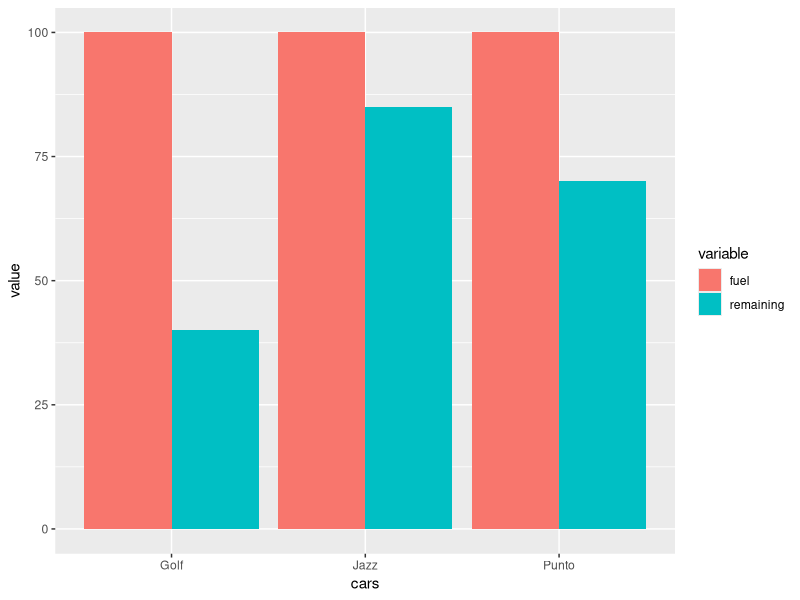
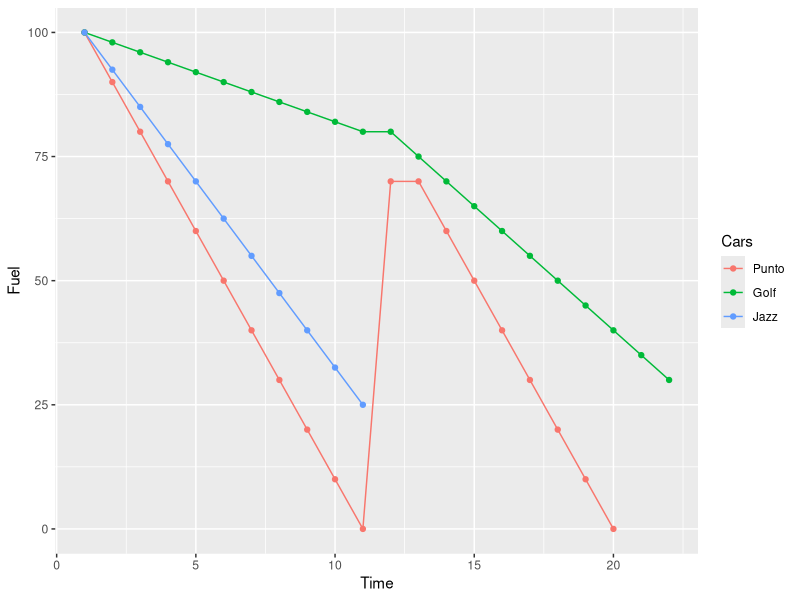
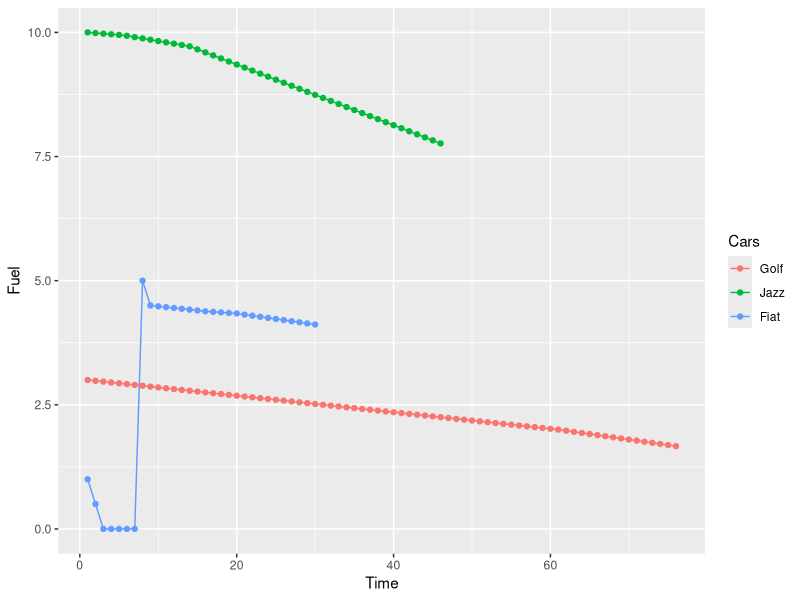

Write the R code that produced these figures, in order.
## ---- chunk 1
knitr::opts_chunk$set(echo = FALSE)
## ---- chunk 2
# 
# R demonstration of Standard Procedural code.
# 

invisible(library(ggplot2))
invisible(library(reshape2))
library(R6)

## ---- chunk 3
cars <- c('Punto', 'Golf', 'Jazz')
colour <- c('beige', 'gold', 'neon pink')

# inital percent of the fuel tank that is full
fuel <- c(100,100,100) 

# percent per mile fuel usage
ppm <- c(10,20,5) 
## ---- chunk 4
# To track what percentage of the fuel tank remains
remaining <- c() 

# Do define many miles you plan to travel
miles <- 3
## ---- chunk 5
for (i in 1:length(fuel)) { 
  # calculate the new fuel tank values
  remaining <- c(remaining, (fuel[i] - (ppm[i]*3)))
}
## ---- chunk 6
# create a data frame
car_frame <- data.frame(cars, fuel, remaining)

 # melt the data frame for plotting
car_frame.m <- melt(car_frame, id.vars='cars')
## ---- chunk 7
carplot <- ggplot(car_frame.m, aes(cars, value)) +   
           geom_bar(aes(fill = variable), 
                    position = "dodge",
                    stat="identity")

## ---- chunk 8
carplot
## ---- chunk 9
drive_car <- function(starting_tank, ppm, distance) {
  tank_changes = c() # track the fuel usage using what % remains
  for(i in 0:distance) {
    new_tank <- starting_tank - (ppm * i)
    if(new_tank >= 0) { # only spend fuel if there was fuel to spend.
      tank_changes <- c(tank_changes, new_tank) 
    }
  }
  return(tank_changes) # return the fuel usage
}

## ---- chunk 10
# creating a function to refuel a car
refuel_car <- function(tank_changes, tank_percentage) {
  new_tank <- tank_changes[length(tank_changes)] + tank_percentage
  if(new_tank > 100) {
    new_tank <- 100 # cant have more than a 100% full tank.
  }
  return(c(tank_changes, new_tank))
}

## ---- chunk 11
pad_lengths <- function(...) {
  arguments <- list(...)
  max_length <- max(lengths(arguments))
  args <- lapply(arguments, function(x, max_len) {
    length(x) <- max_length
    return(x)
  }, max_len = max_length)
  return(args)
}
## ---- chunk 12
create_data_frame <-function(car_names, ...) {
  car_data <- list(...)

  padded_fuel <- do.call(pad_lengths, car_data)
  car_frame <- data.frame(padded_fuel)
  colnames(car_frame) <- car_names
  
  car_frame.m <- melt(t(car_frame), id.vars="Cars", 
                                    value.name ="Fuel",
                                    variable.name = "Time")
  colnames(car_frame.m) <- c('Cars', 'Time', 'Fuel')
  return(car_frame.m)
}
## ---- chunk 13
jazz_fuel_hist <- drive_car(100, 7.5, 10)
## ---- chunk 14
golf_fuel_hist <- drive_car(100, 2, 10)
golf_fuel_hist <- c(golf_fuel_hist,
                    drive_car(golf_fuel_hist[length(golf_fuel_hist)],
                              5, 10))
## ---- chunk 15
punto_fuel_hist <- drive_car(100, 10, 20)
punto_fuel_hist <- refuel_car(punto_fuel_hist, 70)
punto_fuel_hist <- c(punto_fuel_hist, drive_car(70, 10, 20))

## ---- chunk 16
car_data_frame <- create_data_frame(
                      car_names = c('Punto','Golf','Jazz'),
                      punto_fuel_hist,
                      golf_fuel_hist,
                      jazz_fuel_hist)
## ---- chunk 17
fuel_line_plot <-ggplot(car_data_frame, 
                        aes(x = Time,  y = Fuel,
                            group  = Cars, colour = Cars)) +   
                        geom_line() + 
                        geom_point()
## ---- chunk 18
fuel_line_plot
## ---- chunk 19
ClassName <- R6Class('ClassName',
                  public = list(
                  public_data = NULL,
                    
                  initialize = function(public_data, private_data) {
                    self$public_data <- public_data
                    private$private_data <- private_data
                  },
                  
                  public_method = function() {}
                ),
                
                private = list(
                  private_data = NULL,
                  private_method = function() { }
                )
)
## ---- chunk 20
Car <- R6Class('Car',
               public = list(
                 # PUBLIC DATA MEMBERS
                 name = NULL,
                 fuel_usage = NULL,
                 current_speed = 0,
                 current_tank = 0,

                 ## CLASS CONSTRUCTOR
                 initialize = function(name, max_speed, max_tank, current_tank) {
                   self$name          <- name
                   self$fuel_usage    <- c(current_tank)
                   self$current_tank  <- current_tank
                   private$max_speed  <- max_speed
                   private$max_tank   <- max_tank
                 },
                 
                 ## GETTERS
                 get_max_speed = function() {
                   return(private$max_speed )
                 },
                 
                 get_max_tank = function() {
                   return(private$max_speed)
                 },
                 
                 ## PUBLIC METHODS
                 drive = function(mph, distance, mpg) {
                   if(mph > private$max_speed) {
                     mph <- private$max_speed
                   }
                   mpm <- mph/60
                   journey_time <- distance/mpm
                   gallons_used <- distance/mpg
                   gallon_pm <- gallons_used/journey_time

                   for(i in 1:journey_time) {
                     self$current_tank = self$current_tank - gallon_pm
                     
                     if(self$current_tank < 0) {
                       self$current_tank = 0 # only spend fuel if there was fuel to spend.
                     }
                     self$fuel_usage <- c(self$fuel_usage, self$current_tank)  
                   }
                   return(self$fuel_usage)
                 },
                 
                 refuel = function(gallons_added) {
                   self$current_tank <- self$current_tank + gallons_added
                   if(self$current_tank > private$max_tank) {
                     self$current_tank <- private$max_tank
                   }
                   self$fuel_usage <- c(self$fuel_usage, self$current_tank)
                 }
               ),
               private = list(
                 # PRIVATE DATA MEMBERS
                 max_speed=NULL,
                 max_tank=NULL
               ))


DrivePlotProducer <- R6Class('PlotProducer',
                             
                             public = list(
                               car_names = c(),
                               
                               pad_lengths = function(...) {
                                 arguments <- list(...)
                                 max_length <- max(lengths(arguments))
                                 
                                 args <- lapply(arguments, function(x, max_len) {
                                   length(x) <- max_length
                                   return(x)
                                 }, max_len = max_length)
                                 return(args)
                               },
                               
                               create_data_frame = function(...) {
                                 car_data <- list(...)
                                 
                                 padded_fuel <- do.call(self$pad_lengths, car_data)
                                 car_frame <- data.frame(padded_fuel)
                                 colnames(car_frame) <- self$car_names
                                 
                                 car_frame.m <- melt(t(car_frame), id.vars="Cars", 
                                                     value.name ="Fuel",
                                                     variable.name = "Time")
                                 colnames(car_frame.m) <- c('Cars', 'Time', 'Fuel')
                                 return(car_frame.m)
                               },
                               
                               create_plot = function(...) {
                                 car_objects <- list(...)
                                 fuel_usages <- lapply(car_objects, function(x){return(x$fuel_usage)})
                                 self$car_names <- lapply(car_objects, function(x){return(x$name)})
                                 car_frame <- do.call(self$create_data_frame, fuel_usages)
                                 
                                return(ggplot(car_frame, aes(x = Time,
                                                                             y = Fuel,
                                                                             group  = Cars,
                                                                             colour = Cars)) +   
                                   geom_line() + geom_point())
                               }
                             )
                          )

## ---- chunk 21
golf <- Car$new('Golf', 100, 10, 3)

## ---- chunk 22
golf$drive(10,10,10)
golf$drive(mph=40, distance=10, mpg=30)
## ---- chunk 23
golf
## ---- chunk 24
golf <- Car$new('Golf', 100, 10, 3)
golf$drive(10,10,10)
golf$drive(mph=40, distance=10, mpg=30)
## ---- chunk 25
jazz <- Car$new('Jazz', 200, 10, 10)
jazz$drive(30, 2, 40)
jazz$drive(40, 1, 38)
jazz$drive(70, 10, 44)
jazz$drive(110, 60, 30)
## ---- chunk 26
fiat <- Car$new('Fiat', 90, 8, 1) # They have a fuel leak...
fiat$drive(30, 3, 1)
fiat$refuel(5) # Refueled to get to the garage
fiat$drive(30, 0.5, 1)
fiat$drive(40, 5, 40) # Fuel Leak Repaired
fiat$drive(30, 2, 45)
fiat$drive(60, 10, 45)
## ---- chunk 27
plot_producer <- DrivePlotProducer$new()

## ---- chunk 28

car_plot <- plot_producer$create_plot(golf, jazz, fiat)

## ---- chunk 29
car_plot
